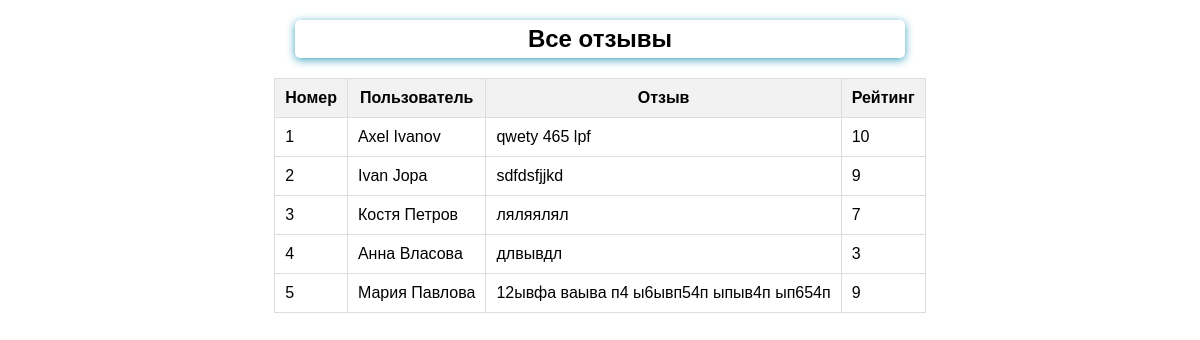
The page /all on the database as committed earlier.
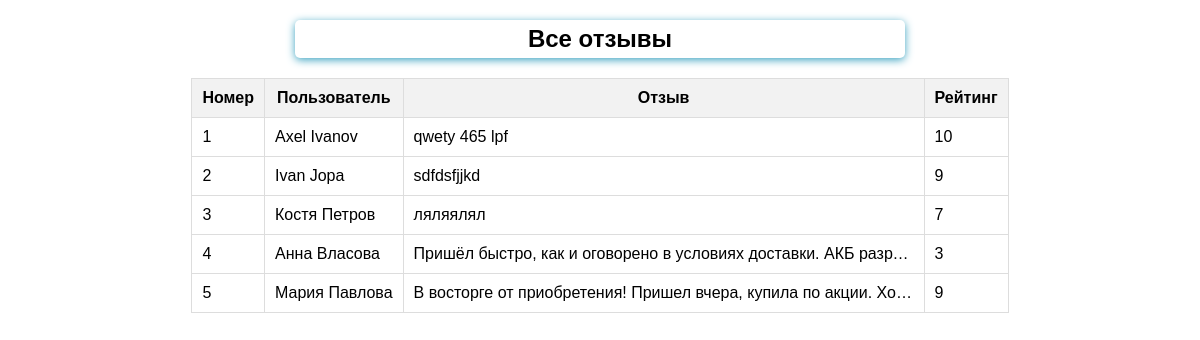
The same page on the database as committed later.
### feedback/models.py (models this page shows)
class Feedback(models.Model):
    name = models.CharField(max_length=20, validators=[MinLengthValidator(2)])
    surname = models.CharField(max_length=20, validators=[MinLengthValidator(2)])
    feedback = models.TextField()
    rating = models.PositiveIntegerField(
        validators=[MinValueValidator(1), MaxValueValidator(10)]
    )

### feedback/views.py (the view)
# urls.py: path('all', ListFeedBackView.as_view(), name='list_feedback'),
class ListFeedBackView(ListView):
    template_name = 'feedback/list_feedback.html'
    model = Feedback
    context_object_name = 'feedbacks'

### feedback/templates/feedback/list_feedback.html (shortened to what this page needs)
{% extends 'feedback/base.html' %}
{% load static %}
{% block content %}
    <link rel="stylesheet" href="{% static 'feedback/styles.css' %}">
    <h2>Все отзывы</h2>
    {% if feedbacks %}
        <table class="feedback-table">
            <thead>
                <tr>
                    <th>Номер</th>
                    <th>Пользователь</th>
                    <th>Отзыв</th>
                    <th>Рейтинг</th>
                </tr>
            </thead>
            <tbody>
                {% for feedback in feedbacks %}
                    <tr onclick= "window.location='{% url 'detail_feedback' feedback.id %}'" style="cursor: pointer;">
                        <td>{{ forloop.counter }}</td>
                        <td>{{ feedback.name }} {{ feedback.surname }}</td>
                        <td class="feedback-cell">{{ feedback.feedback }}</td>
                        <td>{{ feedback.rating }}</td>
                    </tr>
                {% endfor %}
            </tbody>
        </table>
    {% else %}
        <p>Отзывов пока нет.</p>
    {% endif %}
{% endblock %}

Rows that differ between the two databases and show on the page:
changed Feedback "Анна": feedback "длвывдл" → "Пришёл быстро, как и оговорено в условиях доставки. АКБ разр…"
changed Feedback "Мария": feedback "12ывфа ваыва п4 ы6ывп54п ыпыв4п ып654п" → "В восторге от приобретения! Пришел вчера, купила по акции. Хо…"
